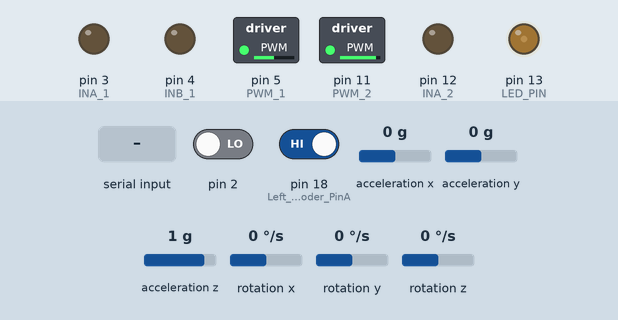
This sketch was run on a simulated Arduino Mega 2560, built with avr-gcc and run on an emulated ATmega2560. Shown: switched loads named in the sketch (green lamp = pin HIGH), output pins drawn as LEDs (lit = HIGH). Inputs (shaded band) come from the test bench; at power-on: acceleration x 0 g, acceleration y 0 g, pin 2 LOW, pin 18 (Left_Encoder_PinA) HIGH, acceleration z 1 g, rotation x 0 °/s, rotation y 0 °/s, rotation z 0 °/s. The sensor or clock chip raises its interrupt line as the real part does; what the sketch prints to the serial monitor is not drawn.

Above: at 1.7 s.
1.8 s: "+\n" received over Serial
At 2.5 s:
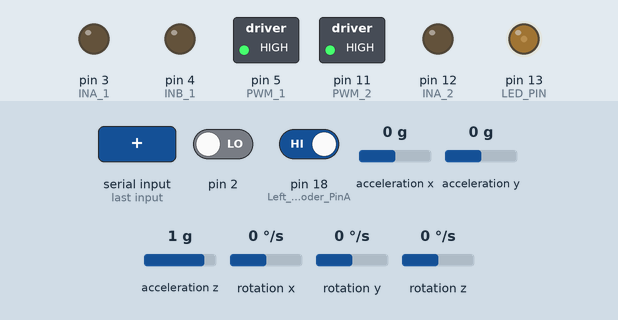
3.3 s: "-\n" received over Serial
At 3.37 s:
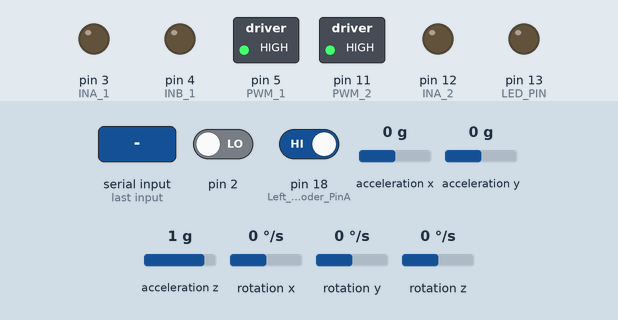
4.9 s: acceleration x set to -1.4 g
At 6.1 s:
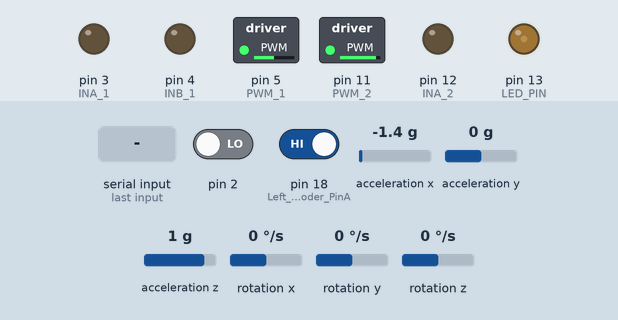
6.4 s: acceleration y set to -1.4 g
At 7.3 s:
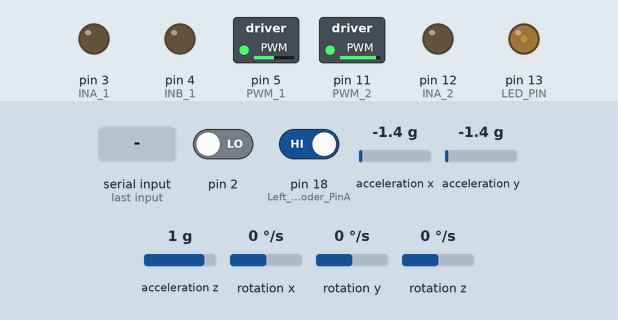
7.9 s: "90,45,200\n" received over Serial
At 8.8 s:
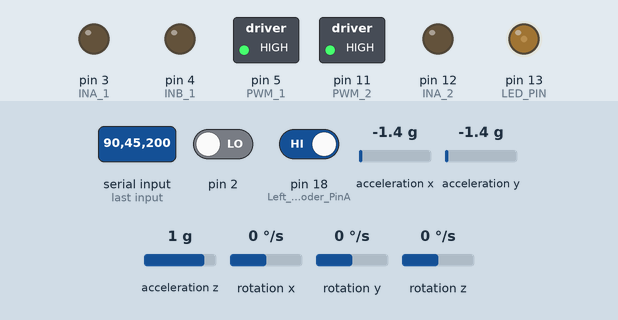
9.5 s: pin 2 driven HIGH
At 10.7 s:
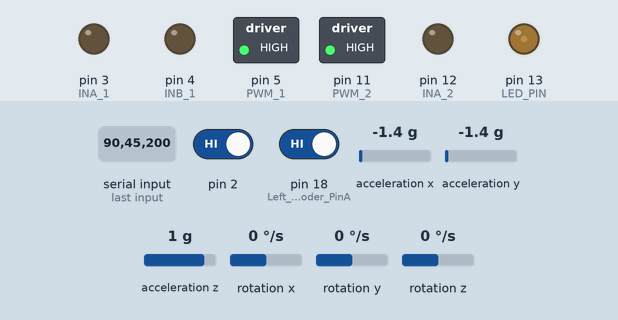
Timing chart, 0 to 12.0 s (numbered marks = the images above; inputs shaded):
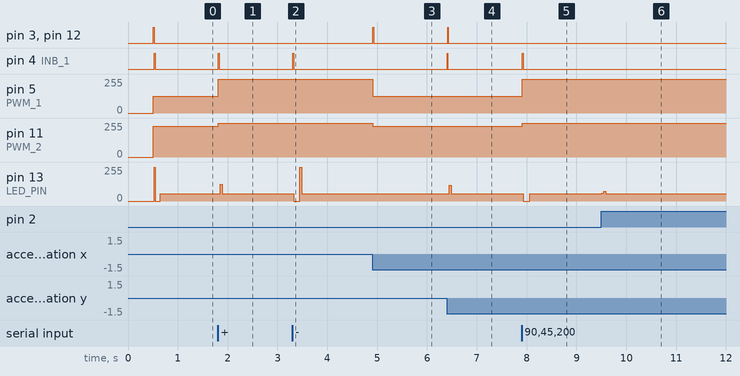

Measured:
- after the input at 1.8 s, pin 4 (INB_1): LOW → HIGH at once, → LOW 0.02 s later; pin 5 (PWM_1): 127/255 → 255/255 at once; pin 11 (PWM_2): 229/255 → 255/255 at once; pin 13 (LED_PIN): 53/255 → 127/255 after 0.05 s, → 53/255 0.04 s later
- after the input at 3.3 s, pin 4 (INB_1): LOW → HIGH at once, → LOW 0.02 s later; pin 13 (LED_PIN): 53/255 → 0/255 at once, → 53/255 0.12 s later
- after the input at 4.9 s, pin 3 (INA_1), pin 12 (INA_2): LOW → HIGH at once, → LOW 0.02 s later; pin 5 (PWM_1): 255/255 → 127/255 at once; pin 11 (PWM_2): 255/255 → 229/255 at once
- after the input at 6.4 s, pin 3 (INA_1), pin 4 (INB_1), pin 12 (INA_2): LOW → HIGH at once, → LOW 0.01 s later; pin 13 (LED_PIN): 53/255 → 117/255 after 0.05 s, → 53/255 0.04 s later
- after the input at 7.9 s, pin 4 (INB_1): LOW → HIGH at once, → LOW 0.02 s later; pin 5 (PWM_1): 127/255 → 255/255 at once; pin 11 (PWM_2): 229/255 → 255/255 at once; pin 13 (LED_PIN): 53/255 → 0/255 at once, → 53/255 0.14 s later
- after the input at 9.5 s, pin 13 (LED_PIN): 53/255 → 59/255 at once, → 75/255 0.04 s later, → 53/255 0.04 s later

The sketch:

main_mega.ino
```cpp
/* NOTE: this program is meant to be the main loop on the arduino mega,
 *       meaning that it will operate the motors input from computer, output to motors
 *       and it will input encoder readings and send back to the computer
 * - The IMU and servo control will be left up for the computer itself for now
 *   as of April 17, 2020
 * =======
 *
 */

// TODO: Set standard for left and right motors and legs
// TODO: Implement second PID loop for encoders velocity


#include "I2Cdev.h"
#include "MPU6050_6Axis_MotionApps20.h"
#include "PID_v1.h"

#if I2CDEV_IMPLEMENTATION == I2CDEV_ARDUINO_WIRE
#include "Wire.h"
#endif

#define MIN_ABS_SPEED 20

MPU6050 mpu;

#define DEBUG
#ifdef DEBUG
//#define DPRINT(args...)  Serial.print(args)             //OR use the following syntax:
#define DPRINTSTIMER(t)    for (static unsigned long SpamTimer; (unsigned long)(millis() - SpamTimer) >= (t); SpamTimer = millis())
#define  DPRINTSFN(StrSize,Name,...) {char S[StrSize];Serial.print("\t");Serial.print(Name);Serial.print(" "); Serial.print(dtostrf((float)__VA_ARGS__ ,S));}//StringSize,Name,Variable,Spaces,Percision
#define DPRINTLN(...)      Serial.println(__VA_ARGS__)
#else
#define DPRINTSTIMER(t)    if(false)
#define DPRINTSFN(...)     //blank line
#define DPRINTLN(...)      //blank line
#endif

#define LED_PIN 13

// Right Motor  Pins
#define INA_1 3
#define INB_1 4
#define PWM_1 5

// Left Motor Pins
#define INA_2 12
#define INB_2 13
#define PWM_2 11

// Left Encoder
#define Left_Encoder_PinA 18
#define Left_Encoder_PinB 19

volatile long Left_Encoder_Ticks = 0;
// Variable to read current state of left encoder pin
volatile bool LeftEncoderBSet;

// Right Encoder
#define Right_Encoder_PinA 16
#define Right_Encoder_PinB 17

volatile long Right_Encoder_Ticks = 0;
// Variable to read current state of right encoder pin
volatile bool RightEncoderBSet;

// Var for time updating
unsigned long lastUpdateMicrosecs = 0;
unsigned long lastUpdateMillisecs = 0;
unsigned long currentMicrosecs = 0;
unsigned long microsecsSinceLastUpdate = 0;
float secsSinceLastUpdate = 0;

// Motor speed from mega
int motorLspd = 0;
int motorRspd = 0;
int _currentSpeed = 0;

// Motor speed inputs from the pc over serial
int motorLspd_RX = 0;
int motorRspd_RX = 0;
bool motorOverride = false;


//PID
// PID for IMU MPU6050
double originalSetpoint = 174; // 175 was too forward, 173 was too back, let's try 174 (TO BE TESTED)
double setpoint = originalSetpoint;
double movingAngleOffset = 0.1;
double input, output;
int moveState=0; //0 = balance; 1 = back; 2 = forth
double Kp = 110; //110
double Kd = 5.5; //5.5
double Ki = 600; //600
PID pid(&input, &output, &setpoint, Kp, Ki, Kd, DIRECT);

double motorSpeedFactorLeft = 0.9;
double motorSpeedFactorRight = 0.5;

//timers
long time1Hz = 0;
long time5Hz = 0;


// You may use MPU6050_calibration.ino (https://github.com/Protonerd/DIYino/blob/master/MPU6050_calibration.ino)
// to find the offest values for your MPU6050.
// If you require high precision, you may wish to fine tune it by printing out some parameters.
//                       XA      YA      ZA      XG      YG      ZG
int MPUOffsets[6] = {  2885,  3523,    1919,     77,     235,     106};


// ================================================================
// ===                      i2c SETUP Items                     ===
// ================================================================
void i2cSetup() {
  // join I2C bus (I2Cdev library doesn't do this automatically)
#if I2CDEV_IMPLEMENTATION == I2CDEV_ARDUINO_WIRE
  Wire.begin();
  TWBR = 24; // 400kHz I2C clock (200kHz if CPU is 8MHz)
#elif I2CDEV_IMPLEMENTATION == I2CDEV_BUILTIN_FASTWIRE
  Fastwire::setup(400, true);
#endif
}

// ================================================================
// ===               INTERRUPT DETECTION ROUTINE                ===
// ================================================================
volatile bool mpuInterrupt = false;     // indicates whether MPU interrupt pin has changed
void dmpDataReady() {
  mpuInterrupt = true;
}

// ================================================================
// ===                      MPU DMP SETUP                       ===
// ================================================================
// MPU control/status vars
uint8_t mpuIntStatus;   // holds actual interrupt status byte from MPU
uint8_t devStatus;      // return status after each device operation (0 = success, !0 = error)
uint16_t packetSize;    // expected DMP packet size (default is 42 bytes)
uint16_t fifoCount;     // count of all bytes currently in FIFO
uint8_t fifoBuffer[64]; // FIFO storage buffer

// orientation/motion vars
Quaternion q;           // [w, x, y, z]         quaternion container
VectorInt16 aa;         // [x, y, z]            accel sensor measurements
VectorInt16 aaReal;     // [x, y, z]            gravity-free accel sensor measurements
VectorInt16 aaWorld;    // [x, y, z]            world-frame accel sensor measurements
VectorFloat gravity;    // [x, y, z]            gravity vector
float euler[3];         // [psi, theta, phi]    Euler angle container
float ypr[3];           // [yaw, pitch, roll]   yaw/pitch/roll container and gravity vector

void MPU6050Connect() {
  static int MPUInitCntr = 0;
  // initialize device
  mpu.initialize();
  // load and configure the DMP
  devStatus = mpu.dmpInitialize();

  if (devStatus != 0) {
    // ERROR!
    // 1 = initial memory load failed
    // 2 = DMP configuration updates failed
    // (if it's going to break, usually the code will be 1)

    char * StatStr[5] { "No Error", "initial memory load failed", "DMP configuration updates failed", "3", "4"};

    MPUInitCntr++;

    Serial.print(F("MPU connection Try #"));
    Serial.println(MPUInitCntr);
    Serial.print(F("DMP Initialization failed (code "));
    Serial.print(StatStr[devStatus]);
    Serial.println(F(")"));

    if (MPUInitCntr >= 10) return; //only try 10 times
    MPU6050Connect(); // Lets try again
    return;
  }
  mpu.setXAccelOffset(MPUOffsets[0]);
  mpu.setYAccelOffset(MPUOffsets[1]);
  mpu.setZAccelOffset(MPUOffsets[2]);
  mpu.setXGyroOffset(MPUOffsets[3]);
  mpu.setYGyroOffset(MPUOffsets[4]);
  mpu.setZGyroOffset(MPUOffsets[5]);

  Serial.println(F("Enabling DMP..."));
  mpu.setDMPEnabled(true);
  // enable Arduino interrupt detection
  Serial.println(F("Enabling interrupt detection (Arduino external interrupt pin 2 on the Uno)..."));
  Serial.print("mpu.getInterruptDrive=  "); Serial.println(mpu.getInterruptDrive());
  attachInterrupt(0, dmpDataReady, CHANGE); // pin 2 on the Uno. Please check the online Arduino reference for more options for connecting this interrupt pin
  // get expected DMP packet size for later comparison
  packetSize = mpu.dmpGetFIFOPacketSize();
  mpu.resetFIFO(); // Clear fifo buffer
  mpuInterrupt = false; // wait for next interrupt
}

// ================================================================
// ===                    MPU DMP Get Data                      ===
// ================================================================
void readMPUFIFOBuffer() {
  mpuIntStatus = mpu.getIntStatus();
  fifoCount = mpu.getFIFOCount();

  // Check for overflow
  if((mpuIntStatus & _BV(MPU6050_INTERRUPT_FIFO_OFLOW_BIT)) || fifoCount >= 1024) {
    // reset so we can continue cleanly
    mpu.resetFIFO();
    Serial.println(F("FIFO overflow!"));
    digitalWrite(LED_PIN, LOW); // lets turn off the blinking light so we can see we are failing.

  // check for incorrect packet size
  }else if((!fifoCount) || (fifoCount % packetSize)){ // something's wrong. reset and try again.
    Serial.println(F("Wrong packet size!"));
    digitalWrite(LED_PIN, LOW); // lets turn off the blinking light so we can see we are failing.
    mpu.resetFIFO();// clear the buffer and start over

  // otherwise, check for DMP data ready interrupt (this should happen almost always)
  }else if(mpuIntStatus & _BV(MPU6050_INTERRUPT_DMP_INT_BIT)){
    // wait for correct available data length, should be a VERY short wait
    while (fifoCount < packetSize) fifoCount = mpu.getFIFOCount();
    // read a packet from FIFO
    mpu.getFIFOBytes(fifoBuffer, packetSize);
    // discard the rest of the values(packets) inside buffer to prevent overflow. We don't need every single packet MPU6050 gives us.
    mpu.resetFIFO();


    digitalWrite(LED_PIN, !digitalRead(LED_PIN)); // Blink the LED to indicate activity
  }else{
    // This usually never happens.
  }
}


// ================================================================
// ===                    Output Functions                      ===
// ================================================================
// add these functions to your code as needed

// get quaternion components in a [w, x, y, z] format
// very useful when Euler and YPR angles cannot satisfy your application
// refer to https://en.wikipedia.org/wiki/Quaternion for more information
void getQuaternion()
{
  mpu.dmpGetQuaternion(&q, fifoBuffer);
}
void printQuaternion()
{
  // display quaternion values in easy matrix form: w x y z
  Serial.print("quat\t");
  Serial.print(q.w);
  Serial.print("\t");
  Serial.print(q.x);
  Serial.print("\t");
  Serial.print(q.y);
  Serial.print("\t");
  Serial.println(q.z);
}

// The Euler angles are in radians. Divide it by M_PI then multiply it by 180 to get angles in degrees.
// Note that Euler angles suffer from gimbal lock (for more info, see http://en.wikipedia.org/wiki/Gimbal_lock)
// Try calculating your parameters from quaternions if you experience gimbal lock.
void getEuler()
{
  mpu.dmpGetQuaternion(&q, fifoBuffer);
  mpu.dmpGetEuler(euler, &q);
}
void printEuler()
{
  // display Euler angles in degrees
  Serial.print("euler\t");
  Serial.print(euler[0] * 180/M_PI);
  Serial.print("\t");
  Serial.print(euler[1] * 180/M_PI);
  Serial.print("\t");
  Serial.println(euler[2] * 180/M_PI);
}

// Yaw, pitch, and roll angles are in radians. Divide it by M_PI then multiply it by 180 to get angles in degrees.
// Note that these angles suffer from gimbal lock (for more info, see http://en.wikipedia.org/wiki/Gimbal_lock)
// Try calculating your parameters from quaternions if you experience gimbal lock.
void getYawPitchRoll()
{
  mpu.dmpGetQuaternion(&q, fifoBuffer);
  mpu.dmpGetGravity(&gravity, &q);
  mpu.dmpGetYawPitchRoll(ypr, &q, &gravity);
}
void printYawPitchRoll()
{
  // display yaw, pitch, roll in degrees
  Serial.print("ypr\t");
  Serial.print(ypr[0] * 180/M_PI);
  Serial.print("\t");
  Serial.print(ypr[1] * 180/M_PI);
  Serial.print("\t");
  Serial.println(ypr[2] * 180/M_PI);
}

// Use this if you want to see acceleration
// components with gravity removed. This acceleration reference frame is
// not compensated for orientation, so +X is always +X according to the
// sensor, just without the effects of gravity. If you want acceleration
// compensated for orientation, use getWorldAccel() instead.
void getRealAccel()
{
  mpu.dmpGetQuaternion(&q, fifoBuffer);
  mpu.dmpGetAccel(&aa, fifoBuffer);
  mpu.dmpGetGravity(&gravity, &q);
  mpu.dmpGetLinearAccel(&aaReal, &aa, &gravity);
}
void printRealAccel()
{
  Serial.print("areal\t");
  Serial.print(aaReal.x);
  Serial.print("\t");
  Serial.print(aaReal.y);
  Serial.print("\t");
  Serial.println(aaReal.z);
}

// Use this if you want to see acceleration
// components with gravity removed and adjusted for the world frame of
// reference (yaw is relative to initial orientation, since no magnetometer
// is present in this case). Could be quite handy in some cases.
void getWorldAccel()
{
  mpu.dmpGetQuaternion(&q, fifoBuffer);
  mpu.dmpGetAccel(&aa, fifoBuffer);
  mpu.dmpGetGravity(&gravity, &q);
  mpu.dmpGetLinearAccel(&aaReal, &aa, &gravity);
  mpu.dmpGetLinearAccelInWorld(&aaWorld, &aaReal, &q);
}
void printWorldAccel()
{
  Serial.print("aworld\t");
  Serial.print(aaWorld.x);
  Serial.print("\t");
  Serial.print(aaWorld.y);
  Serial.print("\t");
  Serial.println(aaWorld.z);
}


//====== SERIAL FUNCTIONS ======
// Read in input from pi
void readSerialInput(){
  if (Serial.available() > 0){
    // NOTE: incoming data should be in form: "l+###r-###" w/ + & - interchangeable
    String data = Serial.readStringUntil('\n');
    // parse through string to get motor speed updates
    char data_char[data.length() + 1];
    strcpy(data_char, data.c_str()); // use strcpy() to copy the c-string into a char array
    const char delim[2] = ";";
    char *l_token, *r_token;
    l_token = strtok(data_char, delim); // get first token of the string data
    r_token = strtok(NULL, delim);

    // update motor speeds
    motorLspd_RX = interpretData(l_token);
    motorRspd_RX = interpretData(r_token);
    motorOverride = true;
  }
  else{
    //Serial.println("ERROR: serial was not available...\n");
  }
}

//interpret the msg for the speed
int interpretData(char *input_token){ // NOTE: *input_token is equiv. to input_token[0]
  int spd, sign;

if(input_token[1] == '+'){
    spd = charArrayToInt(input_token);
  }
  else if(input_token[1] == '-'){
    sign = -1;
    spd = charArrayToInt(input_token) * sign;
  }
  return spd;
}

//convert char array in int, NOTE: default length of token should be 5
int charArrayToInt(char *input_token){
  int result;
  result = (input_token[2] - '0') * 100 + (input_token[3] - '0') * 10 + (input_token[4] - '0');
  return result;
}


//====== TIME FUNCTIONS ======
void updateTime(){
/*  currentMicrosecs = micros();
  lastUpdateMillisecs = millis();
  microsecsSinceLastUpdate = currentMicrosecs - lastUpdateMillisecs;

  if (microsecsSinceLastUpdate < 0){
    microsecsSinceLastUpdate = INT_MIN - lastUpdateMicrosecs + currentMicrosecs;
  }

  lastUpdateMicrosecs = currentMicrosecs;
  secsSinceLastUpdate = microsecsSinceLastUpdate / 1000000.0;

  Serial.print("t");
  Serial.print(";");
  Serial.print(lastUpdateMicrosecs);
  Serial.print(";");
  Serial.print(secsSinceLastUpdate);
  Serial.print("\n");*/
}


//====== ENCODER FUNCTIONS ======
void setupEncoders(){
  // Quadrature encoders
  // Left encoder
  pinMode(Left_Encoder_PinA, INPUT);      // sets pin A pullup
  pinMode(Left_Encoder_PinB, INPUT);      // sets pin B pullup
  attachInterrupt(digitalPinToInterrupt(Left_Encoder_PinA), do_Left_Encoder, RISING);

  // Right encoder
  pinMode(Right_Encoder_PinA, INPUT);      // sets pin A pullup
  pinMode(Right_Encoder_PinB, INPUT);      // sets pin B pullup

  attachInterrupt(digitalPinToInterrupt(Right_Encoder_PinA), do_Right_Encoder, RISING);
}

void updateEncoders(){
  Serial.print("e");
  Serial.print(";");
  Serial.print(Left_Encoder_Ticks);
  Serial.print(";");
  Serial.print(Right_Encoder_Ticks);
  Serial.print("\n");
}

void do_Left_Encoder(){
  LeftEncoderBSet = digitalRead(Left_Encoder_PinB);   // read the input pin
  Left_Encoder_Ticks += LeftEncoderBSet ? -1 : +1;
}

void do_Right_Encoder(){
  RightEncoderBSet = digitalRead(Right_Encoder_PinB);   // read the input pin
  Right_Encoder_Ticks += RightEncoderBSet ? -1 : +1;
}


//====== MOTOR FUNCTIONS ======
void setupMotors(){
  // Right Motor
  pinMode(INA_1, OUTPUT);
  pinMode(INB_1, OUTPUT);
  pinMode(PWM_1, OUTPUT);

  // Left Motor
  pinMode(INA_2, OUTPUT);
  pinMode(INB_2, OUTPUT);
  pinMode(PWM_2, OUTPUT);
}

// NOTE: move right and left servo functions should be the same code body as the equiv function in
//       motor_encoders_test
void moveRMotor(float spd){
  // NOTE: right should be negative to be the same as left (left goes forward with positive)
  spd = -1 * spd;
  if (spd > 0){
    analogWrite(PWM_1, spd);
    digitalWrite(INA_1, HIGH);
    digitalWrite(INB_1, LOW);
  }
  else if(spd < 0){
    analogWrite(PWM_1, abs(spd));
    digitalWrite(INA_1, LOW);
    digitalWrite(INB_1, HIGH);
  }
  else{ // stop
    //analogWrite(PWM_1, spd);
    digitalWrite(INA_1, LOW);
    digitalWrite(INB_1, LOW);
  }
}

void moveLMotor(float spd){
  if (spd > 0){
    analogWrite(PWM_2, spd);
    digitalWrite(INA_2, LOW);
    digitalWrite(INB_2, HIGH);
  }
  else if(spd < 0){
    analogWrite(PWM_2, abs(spd));
    digitalWrite(INA_2, HIGH);
    digitalWrite(INB_2, LOW);
  }
  else{ // stop
    //analogWrite(PWM_1, spd);
    digitalWrite(INA_2, LOW);
    digitalWrite(INB_2, LOW);
  }
}

void updateMotors(int mls, int mrs){
  moveRMotor(mrs * motorSpeedFactorRight);
  moveLMotor(mls * motorSpeedFactorLeft);
  updateMotorsPi(mrs * motorSpeedFactorRight, mls * motorSpeedFactorLeft);
}


void updateMotorsFwrd(int mls, int mrs){
  moveRMotor(mrs * motorSpeedFactorRight);
  moveLMotor(mls * motorSpeedFactorLeft);
  updateMotorsPi(mrs * motorSpeedFactorRight, mls * motorSpeedFactorLeft);
}

void moveMotors(int speed, int minAbsSpeed){
  int direction = 1;
  if (speed < 0){
    direction = -1;
    speed = min(speed, direction * MIN_ABS_SPEED);
    speed = max(speed, -255);
  }
  else{
    speed = max(speed, MIN_ABS_SPEED);
    speed = min(speed, 255);
  }

  if (speed == _currentSpeed) return;

  int realSpeed = max(MIN_ABS_SPEED, abs(speed));

  if (speed > 0) updateMotorsFwrd(-realSpeed, -realSpeed);
  if (speed < 0) updateMotorsFwrd(realSpeed, realSpeed);

  _currentSpeed = direction * realSpeed;
}

void updateMotorsPi(int mls, int mrs){
  Serial.print("s");
  Serial.print(";");
  Serial.print(mls);
  Serial.print(";");
  Serial.print(mrs);
  Serial.print("\n");
}


// ================================================================
// ===                         Setup                            ===
// ================================================================
void setup() {
  // join I2C bus (I2Cdev library doesn't do this automatically)
#if I2CDEV_IMPLEMENTATION == I2CDEV_ARDUINO_WIRE
  Wire.begin();
  TWBR = 24; // 400kHz I2C clock (200kHz if CPU is 8MHz)
#elif I2CDEV_IMPLEMENTATION == I2CDEV_BUILTIN_FASTWIRE
  Fastwire::setup(400, true);
#endif

  // setup IMU MPU6050
  Serial.begin(115200); //115200
  while (!Serial);
  Serial.println("i2cSetup");
  i2cSetup();
  Serial.println("MPU6050Connect");
  MPU6050Connect();

  // setup PID
  pid.SetMode(AUTOMATIC);
  pid.SetSampleTime(10);
  pid.SetOutputLimits(-255, 255);

  // setup encoders, motors, etc.
  Serial.println("Setup encoders");
	setupEncoders();
  Serial.println("Setup motors");
  setupMotors();
  Serial.println("Setup reset pin");
  //setupResetPin();

  Serial.println("Setup complete");
  pinMode(LED_PIN, OUTPUT);
}


// ================================================================
// ===                          Loop                            ===
// ================================================================
void loop() {
  // ---- read from the FIFO buffer ---- //
  // The interrupt pin could have changed for some time already.
  // So set mpuInterrupt to false and wait for the next interrupt pin CHANGE signal.
  mpuInterrupt = false;
  //  Wait until the next interrupt signal. This ensures the buffer is read right after the signal change.
  while(!mpuInterrupt){
    pid.Compute();
    //Serial.println(output);
    //motorController.move(output, MIN_ABS_SPEED);
    moveMotors(output, MIN_ABS_SPEED); // NOTE: might need a delay after this line...
  }
  mpuInterrupt = false;
  readMPUFIFOBuffer();

  getYawPitchRoll();

  /*
  Serial.print("ypr (degrees)\t");
  Serial.print(ypr[0] * 180/M_PI);
  Serial.print("\t");
  Serial.print(ypr[1] * 180/M_PI);
  Serial.print("\t");
  Serial.println(ypr[2] * 180/M_PI);
  */

  input = ypr[1] * 180/M_PI + 180;


  // ====== OLD PC INPUT OPTIONS ======
  readSerialInput(); // update mega of motor spd from pi
  updateTime();      // update time to pi
  updateEncoders();  // update encoders to pi
  if (motorOverride){
    updateMotors(motorLspd_RX, motorRspd_RX);
    motorOverride = false;
  }
  else{
    updateMotorsPi(motorLspd, motorRspd); // update motor spd to pi
    updateMotors(motorLspd, motorRspd);
  }
}
```
